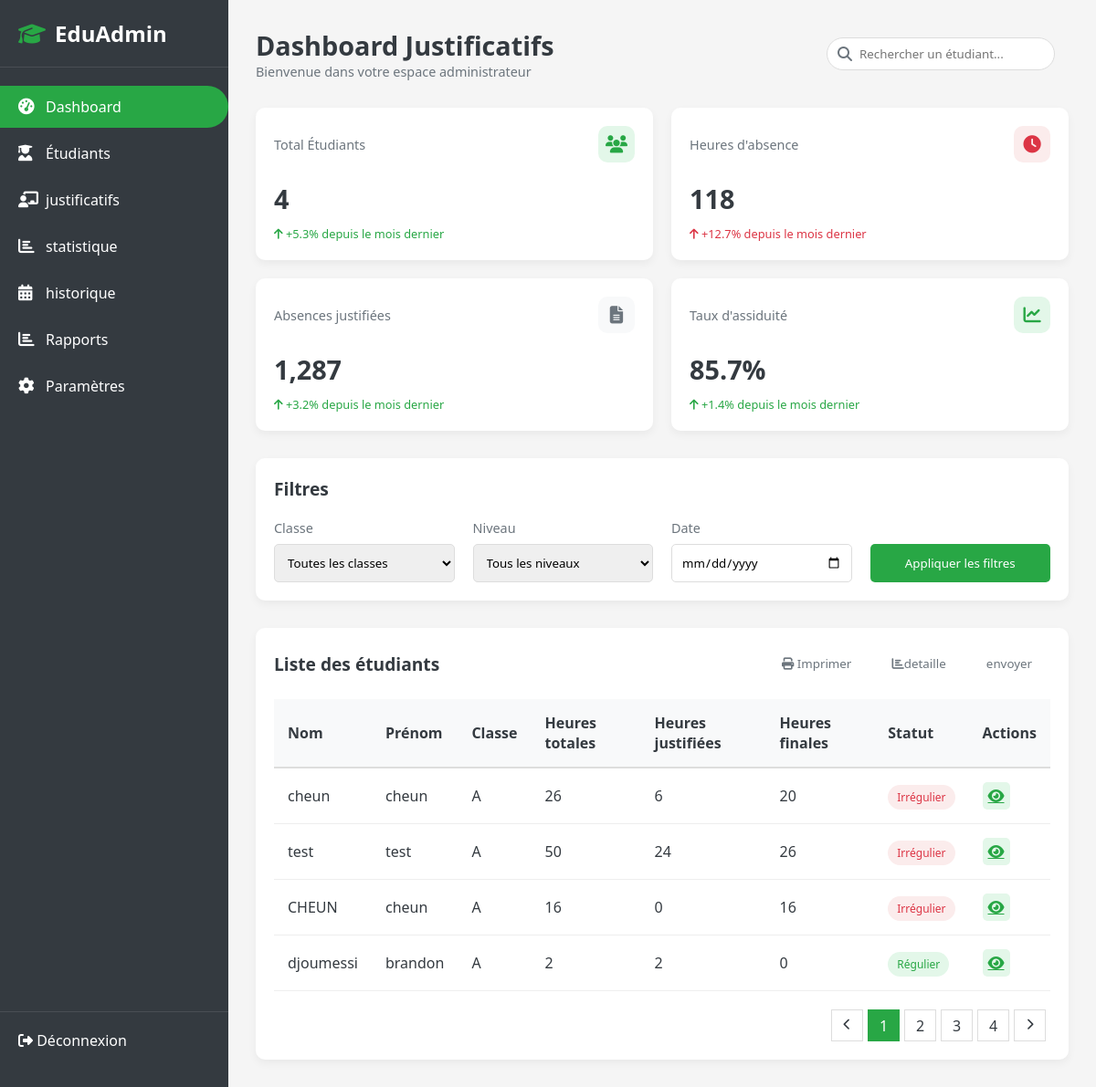
The app's page /vue/admin/acceuilA.php (signed in) with its own data.
### tables this page shows
CREATE TABLE IF NOT EXISTS `utilisateur` (
  `id_etudiant` int NOT NULL AUTO_INCREMENT,
  `nom` varchar(255) NOT NULL,
  `prenom` varchar(255) NOT NULL,
  `email` varchar(255) NOT NULL,
  `mot_de_passe` varchar(255) NOT NULL,
  `filiere` varchar(255) NOT NULL,
  `niveau` int NOT NULL,
  `classe` varchar(255) NOT NULL,
  `role` varchar(255) NOT NULL DEFAULT 'etudiant',
  PRIMARY KEY (`id_etudiant`)
);

### modele/methode.php (called while the page is built, shortened)
<?php
function recupUtilByFiliere($db,$filiere){
    $requete=$db->prepare('SELECT * from utilisateur where filiere=?');
    $requete->execute(array($filiere));
    $etudiants=array();
    while($ligne=$requete->fetch(PDO::FETCH_ASSOC)){
        $etudiants[]=['id'=>$ligne['id_etudiant'],'nom'=>$ligne["nom"],'prenom'=>$ligne['prenom'],'filiere'=>$ligne['filiere'],'niveau'=>$ligne['niveau'],'classe'=>$ligne['classe'],'role'=>$ligne['role']];
    }
    return $etudiants;
}
function countE($db){
    $requete=$db->prepare("SELECT * FROM utilisateur");
    $requete->execute();
    return $requete->rowCount();
}
function countH($db){
    $requete=$db->prepare("SELECT count(id_abscence) as coun FROM abscences");
    $requete->execute();
    while($ligne=$requete->fetch(PDO::FETCH_ASSOC)){
        $arr=['count'=>$ligne['coun']];
    }
    return $arr;
}
function recupHeure($db,$id){
    $requete=$db->prepare("SELECT count(id_abscence) as coun FROM abscences where id_etudiant=?");
    $requete->execute(array($id));
    while($ligne=$requete->fetch(PDO::FETCH_ASSOC)){
        $arr=['count'=>$ligne['coun']];
    }
    return $arr;
}
function recupHeureJ($db,$id){
    $requete=$db->prepare("SELECT count(id_abscence) as coun FROM abscences where id_etudiant=? and statut=?");
    $requete->execute(array($id,'justifier'));
    while($ligne=$requete->fetch(PDO::FETCH_ASSOC)){
        $arr=['count'=>$ligne['coun']];
    }
    return $arr;
}
?>

### vue/admin/acceuilA.php (the view, shortened to what this page needs)
<?php
 require "../../modele/methode.php";
 $utilisateurs=recupUtilByFiliere($db,$_SESSION['filiere']);
 $nbreEtudiants=countE($db);
 $nbreHeureAscence=countH($db);
?>
<!DOCTYPE html>
<html lang="fr">
<head>
    <link rel="stylesheet" href="https://cdnjs.cloudflare.com/ajax/libs/font-awesome/6.4.0/css/all.min.css">
</head>
<body>
    <div class="container">
        <div class="sidebar">
            <div class="sidebar-header">
                <h2><i class="fas fa-graduation-cap"></i> EduAdmin</h2>
            </div>
            <div class="sidebar-menu">
                <ul>
                    <li><a href="#" class="active"><i class="fas fa-tachometer-alt"></i> Dashboard</a></li>
                    <li><a href="etudiant.php"><i class="fas fa-user-graduate"></i> Étudiants</a></li>
                    <li><a href="justificatif.php"><i class="fas fa-chalkboard-teacher"></i> justificatifs</a></li>
                    <li><a href="statistique.php"><i class="fas fa-chart-bar"></i> statistique</a></li>
                    <li><a href="historique.php"><i class="fas fa-calendar-alt"></i>historique</a></li>
                    <li><a href="#"><i class="fas fa-chart-bar"></i> Rapports</a></li>
                    <li><a href="#"><i class="fas fa-cog"></i> Paramètres</a></li>
                </ul>
            </div>
            <div class="sidebar-footer">
                <a href="#" style="color: white; text-decoration: none;">
                    <i class="fas fa-sign-out-alt"></i> Déconnexion
                </a>
            </div>
        </div>
        <div class="main-content">
            <div class="header">
                <div class="header-title">
                    <h1>Dashboard Justificatifs</h1>
                    <p>Bienvenue dans votre espace administrateur</p>
                </div>
                <div class="header-actions">
                    <div class="search-box">
                        <i class="fas fa-search"></i>
                        <input type="text" placeholder="Rechercher un étudiant...">
                    </div>
                </div>
            </div>
            <div class="stats-container">
                <div class="stat-card">
                    <div class="stat-card-header">
                        <h3>Total Étudiants</h3>
                        <div class="stat-card-icon green-icon">
                            <i class="fas fa-users"></i>
                        </div>
                    </div>
                    <div class="stat-card-value"><?php echo $nbreEtudiants ?></div>
                    <div class="stat-card-change positive-change">
                        <i class="fas fa-arrow-up"></i> +5.3% depuis le mois dernier
                    </div>
                </div>
                <div class="stat-card">
                    <div class="stat-card-header">
                        <h3>Heures d'absence</h3>
                        <div class="stat-card-icon red-icon">
                            <i class="fas fa-clock"></i>
                        </div>
                    </div>
                    <div class="stat-card-value"><?php echo $nbreHeureAscence['count']*2?></div>
                    <div class="stat-card-change negative-change">
                        <i class="fas fa-arrow-up"></i> +12.7% depuis le mois dernier
                    </div>
                </div>
                <div class="stat-card">
                    <div class="stat-card-header">
                        <h3>Absences justifiées</h3>
                        <div class="stat-card-icon gray-icon">
                            <i class="fas fa-file-alt"></i>
                        </div>
                    </div>
                    <div class="stat-card-value">1,287</div>
                    <div class="stat-card-change positive-change">
                        <i class="fas fa-arrow-up"></i> +3.2% depuis le mois dernier
                    </div>
                </div>
                <div class="stat-card">
                    <div class="stat-card-header">
                        <h3>Taux d'assiduité</h3>
                        <div class="stat-card-icon green-icon">
                            <i class="fas fa-chart-line"></i>
                        </div>
                    </div>
                    <div class="stat-card-value">85.7%</div>
                    <div class="stat-card-change positive-change">
                        <i class="fas fa-arrow-up"></i> +1.4% depuis le mois dernier
                    </div>
                </div>
            </div>
            <div class="filter-container">
                <h2>Filtres</h2>
                <form method="POST">
                <div class="filter-form">
                    <div class="form-group">
                        <label for="classe">Classe</label>
                        <select id="classe" name="classe">
                            <option value="">Toutes les classes</option>
                        </select>
                    </div>
                    <div class="form-group">
                        <label for="niveau">Niveau</label>
                        <select id="niveau" name="niveau">
                            <option value="">Tous les niveaux</option>
                        </select>
                    </div>
                    <div class="form-group">
                        <label for="date">Date</label>
                        <input type="date" id="date" name="date">
                    </div>
                    <div class="form-group" style="justify-content: flex-end;">
                        <button class="btn btn-green" style="margin-top: 24px;" name="sbt">Appliquer les filtres</a>
                    </div>
                </div>
            </form>
            </div>
            <div class="table-container">
                <div class="table-header">
                    <h2>Liste des étudiants</h2>
                    <div class="table-actions">
                        <form action="" method="post">
                        <button class="btn btn-outline" name="imprimer"><i class="fas fa-print"></i> Imprimer</button>
                        <button class="btn btn-outline" name="detaille"><i class="fas fa-chart-bar"></i>detaille</button>
                        <button class="btn btn-outline" name="send">envoyer</button>
                        </form>
                    </div>
                </div>
                <table>
                    <thead>
                        <tr>
                            <th>Nom</th>
                            <th>Prénom</th>
                            <th>Classe</th>
                            <th>Heures totales</th>
                            <th>Heures justifiées</th>
                            <th>Heures finales</th>
                            <th>Statut</th>
                            <th>Actions</th>
                        </tr>
                    </thead>
                    <tbody>
                        <?php foreach($utilisateurs as $utilisateur){?>
                        <tr>
                            <td><?php
                            $count=recupHeure($db,$utilisateur['id']);
                            $countJ=recupHeureJ($db,$utilisateur['id']);
                            $countT=$count['count']-$countJ['count'];
                            echo $utilisateur['nom']?>
                        </td>
                            <td><?php echo $utilisateur['prenom']?></td>
                            <td><?php echo $utilisateur['classe']?></td>
                            <td><?php echo $count['count']*2 ?></td>
                            <td><?php echo $countJ['count']*2?></td>
                            <td><?php echo $countT*2 ?></td>
                            <td><?php if($countT==0){?><span class="badge badge-green">Régulier</span><?php }else{ ?><span class="badge badge-red">Irrégulier<?php }?></td>
                            <td>
                                <div class="action-buttons">
                                    <a href="detaille.php?id=<?php echo $utilisateur['id'] ?>" class="action-btn btn-view"><i class="fas fa-eye"></i></a>
                                </div>
                            </td>
                        </tr>
                        <?php }?>
                    </tbody>
                </table>
                <div class="pagination">
                    <div class="pagination-item"><i class="fas fa-chevron-left"></i></div>
                    <div class="pagination-item active">1</div>
                    <div class="pagination-item">2</div>
                    <div class="pagination-item">3</div>
                    <div class="pagination-item">4</div>
                    <div class="pagination-item"><i class="fas fa-chevron-right"></i></div>
                </div>
            </div>
        </div>
    </div>
</body>

### records on screen
utilisateur: nom "cheun", prenom "cheun", classe "A", count "26", count "6", countT "20", shows "Irrégulier"
utilisateur: nom "test", prenom "test", classe "A", count "50", count "24", countT "26", shows "Irrégulier"
utilisateur: nom "CHEUN", prenom "cheun", classe "A", count "16", count "0", countT "16", shows "Irrégulier"
utilisateur: nom "djoumessi", prenom "brandon", classe "A", count "2", countT "0", shows "Régulier"

### other values on screen
$nbreEtudiants "4"
$nbreHeureAscence['count']*2 "118"
